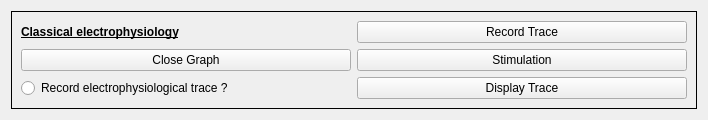
<?xml version="1.0" encoding="UTF-8"?>
<ui version="4.0">
 <class>classical_electrophysiology_widget</class>
 <widget class="QWidget" name="classical_electrophysiology_widget">
  <property name="geometry">
   <rect>
    <x>0</x>
    <y>0</y>
    <width>708</width>
    <height>119</height>
   </rect>
  </property>
  <property name="windowTitle">
   <string>Form</string>
  </property>
  <layout class="QGridLayout" name="gridLayout">
   <item row="0" column="0">
    <widget class="QFrame" name="classical_electrophysiology">
     <property name="sizePolicy">
      <sizepolicy hsizetype="MinimumExpanding" vsizetype="MinimumExpanding">
       <horstretch>0</horstretch>
       <verstretch>0</verstretch>
      </sizepolicy>
     </property>
     <property name="frameShape">
      <enum>QFrame::Box</enum>
     </property>
     <layout class="QGridLayout" name="gridLayout_8">
      <item row="3" column="2">
       <widget class="QPushButton" name="record_trace_button">
        <property name="text">
         <string>Record Trace</string>
        </property>
       </widget>
      </item>
      <item row="3" column="1">
       <widget class="QLabel" name="classical_electrophysiology_label">
        <property name="font">
         <font>
          <weight>75</weight>
          <bold>true</bold>
          <underline>true</underline>
         </font>
        </property>
        <property name="text">
         <string>Classical electrophysiology</string>
        </property>
       </widget>
      </item>
      <item row="5" column="1">
       <widget class="QRadioButton" name="record_electrophysiological_trace_radioButton">
        <property name="text">
         <string>Record electrophysiological trace ?</string>
        </property>
       </widget>
      </item>
      <item row="5" column="2">
       <widget class="QPushButton" name="display_trace_button">
        <property name="text">
         <string>Display Trace</string>
        </property>
       </widget>
      </item>
      <item row="4" column="2">
       <widget class="QPushButton" name="stimulation_button">
        <property name="text">
         <string>Stimulation</string>
        </property>
       </widget>
      </item>
      <item row="4" column="1">
       <widget class="QPushButton" name="close_graph_button">
        <property name="text">
         <string>Close Graph</string>
        </property>
       </widget>
      </item>
     </layout>
    </widget>
   </item>
  </layout>
 </widget>
 <resources/>
 <connections/>
</ui>
